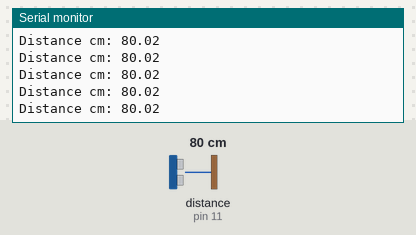
The sketch below on a simulated Arduino Uno, built with avr-gcc and run on an emulated ATmega328P. Shown: the last lines printed to the serial monitor. Wiring (inferred from the names in the program): ultrasonic range finder: trigger pin 10; echo pin 11. Inputs (shaded band) come from the test bench; at power-on: distance to the obstacle (sensor on pin 11) 80 cm. The echo pulse lasts 58.3 µs per cm.

Above: at 1.2 s.
1.3 s: distance to the obstacle (sensor on pin 11) set to 2 cm
At 1.38 s:
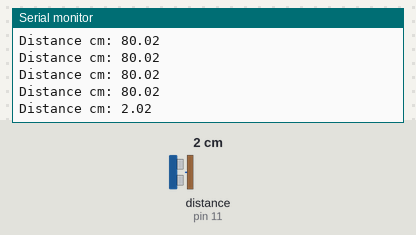
2.8 s: distance to the obstacle (sensor on pin 11) set to 4 cm
At 2.8 s:
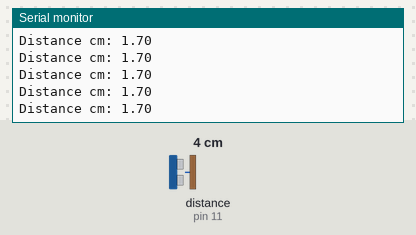
Timing chart, 0 to 5.8 s (numbered marks = the images above; inputs shaded):
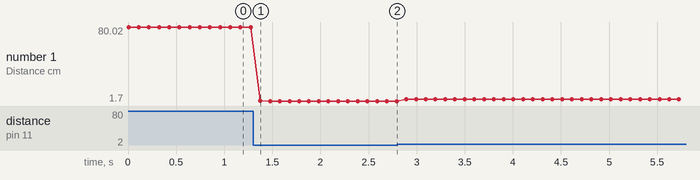

Measured:
- after the input at 1.3 s, the serial monitor: prints a new line after 0.08 s (image 1)
- plotted number 1: 80.02 → 1.7 after the input at 1.3 s, 1.7 → 3.7 after the input at 2.8 s

The sketch:

hcsr04_test.ino
```cpp
#define TRIG_PIN 10
#define ECHO_PIN 11

void setup() {
  Serial.begin(115200);
  pinMode(TRIG_PIN, OUTPUT);
  pinMode(ECHO_PIN, INPUT);
}

void loop() {
  digitalWrite(TRIG_PIN, LOW);
  delayMicroseconds(2);
  digitalWrite(TRIG_PIN, HIGH);
  delayMicroseconds(10);
  digitalWrite(TRIG_PIN, LOW);

  unsigned long duration = pulseIn(ECHO_PIN, HIGH, 30000UL);
  float cm = duration ? duration * 0.0343 / 2.0 : 999.0;

  Serial.print("Distance cm: ");
  Serial.println(cm);
  delay(100);
}
```
